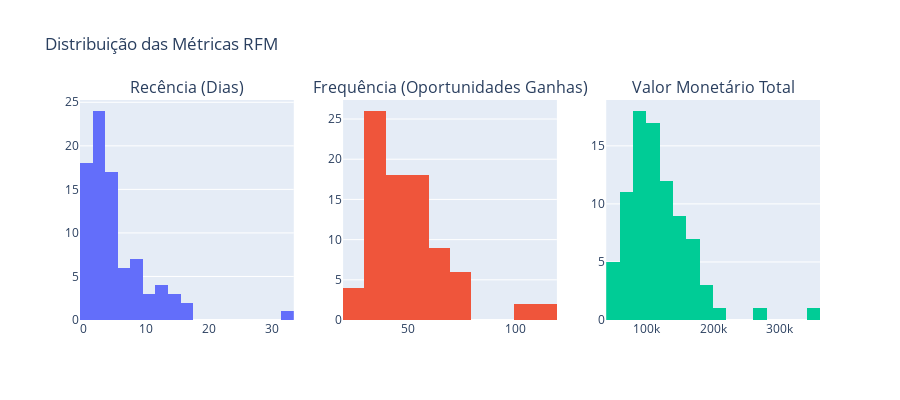

The code cell stored with this chart in its notebook:
### Code cell
# --- 4. Análise RFM (Recência, Frequência, Valor Monetário) ---
print("\n--- Iniciando Análise RFM ---")

# 4.1. Filtrar apenas oportunidades GANHAS ('Won')
# A análise RFM foca em clientes que já realizaram transações
df_won_opportunities = df_sales_pipeline_eda[df_sales_pipeline_eda['deal_stage'] == 'Won'].copy()

# Remover linhas onde close_date ou close_value são nulos para RFM, pois não são transações completas
df_won_opportunities.dropna(subset=['close_date', 'close_value', 'account'], inplace=True)

# Garantir que close_value é numérico e > 0 para RFM
df_won_opportunities['close_value'] = pd.to_numeric(df_won_opportunities['close_value'], errors='coerce')
df_won_opportunities = df_won_opportunities[df_won_opportunities['close_value'] > 0]


if not df_won_opportunities.empty:
    # 4.2. Calcular Recência, Frequência, Valor Monetário
    # A data de referência é a data mais recente de fechamento no dataset
    # (ou a data atual se estivéssemos em produção e a data atual fosse mais recente que o dataset)
    snapshot_date = df_won_opportunities['close_date'].max() + pd.Timedelta(days=1) # Um dia após a última venda

    rfm_df = df_won_opportunities.groupby('account').agg(
        Recency=('close_date', lambda date: (snapshot_date - date.max()).days),
        Frequency=('opportunity_id', 'count'),
        Monetary=('close_value', 'sum')
    ).reset_index()

    print("\n--- DataFrame RFM (primeiras 5 linhas) ---")
    print(rfm_df.head())

    print("\n--- Estatísticas descritivas do DataFrame RFM ---")
    print(rfm_df.describe())

    # 4.3. Visualização RFM (Exemplo: Histogramas das distribuições)
    fig = make_subplots(rows=1, cols=3, subplot_titles=("Recência (Dias)", "Frequência (Oportunidades Ganhas)", "Valor Monetário Total"))

    fig.add_trace(go.Histogram(x=rfm_df['Recency'], name='Recência'), row=1, col=1)
    fig.add_trace(go.Histogram(x=rfm_df['Frequency'], name='Frequência'), row=1, col=2)
    fig.add_trace(go.Histogram(x=rfm_df['Monetary'], name='Monetário'), row=1, col=3)

    fig.update_layout(title_text='Distribuição das Métricas RFM', height=400, showlegend=False)
    fig.show()

    # Segmentação RFM básica (ex: quintis)
    rfm_df['R_score'] = pd.qcut(rfm_df['Recency'], 5, labels=False, duplicates='drop')
    rfm_df['F_score'] = pd.qcut(rfm_df['Frequency'], 5, labels=False, duplicates='drop')
    rfm_df['M_score'] = pd.qcut(rfm_df['Monetary'], 5, labels=False, duplicates='drop')
    print("\n--- RFM Scores (primeiras 5 linhas) ---")
    print(rfm_df.head())

else:
    print("Não há oportunidades 'Won' suficientes para realizar a análise RFM após filtragem.")

### Figure 1 — Plotly figure (JSON) as saved in the notebook; plotly's stock layout.template omitted (floating-point values rounded to 4 significant figures)
{"data": [{"name": "Recência", "type": "histogram", "x": [5, 4, 3, 4, 16, 2, 2, 5, 2, 1, 1, 4, 4, 11, 1, 1, 2, 1, 9, 13, 5, 3, 1, 12, 1, 1, 2, 11, 1, 3, 16, 2, 1, 2, 1, 8, 2, 1, 4, 4, 1, 33, 1, 12, 5, 3, 1, 14, 9, 7, 13, 5, 8, 1, 2, 2, 10, 2, 1, 9, 7, 8, 2, 5, 4, 1, 2, 7, 2, 9, 4, 2, 4, 3, 6, 14, 6, 7, 2, 2, 14, 4, 2, 5, 3], "xaxis": "x", "yaxis": "y"}, {"name": "Frequência", "type": "histogram", "x": [34, 34, 53, 50, 31, 41, 28, 36, 55, 57, 72, 105, 54, 43, 53, 33, 55, 70, 30, 49, 48, 54, 57, 59, 46, 60, 54, 50, 51, 33, 65, 41, 35, 43, 111, 37, 68, 65, 25, 50, 115, 40, 108, 42, 46, 39, 38, 52, 32, 37, 34, 30, 47, 33, 55, 75, 38, 70, 65, 67, 48, 35, 72, 46, 69, 34, 63, 23, 45, 28, 39, 65, 48, 34, 70, 48, 46, 54, 36, 34, 33, 33, 47, 36, 54], "xaxis": "x2", "yaxis": "y2"}, {"name": "Monetário", "type": "histogram", "x": [101700.0, 97040.0, 107400.0, 90990.0, 67390.0, 87720.0, 56900.0, 89250.0, 118600.0, 198000.0, 140200.0, 206400.0, 125300.0, 77940.0, 99640.0, 82120.0, 148000.0, 128000.0, 56640.0, 127000.0, 113600.0, 117300.0, 127600.0, 127000.0, 123500.0, 134700.0, 114400.0, 115700.0, 85050.0, 51630.0, 182500.0, 99290.0, 106100.0, 117900.0, 195000.0, 89790.0, 141900.0, 164700.0, 72540.0, 102600.0, 341500.0, 95060.0, 269200.0, 72460.0, 140100.0, 121400.0, 90110.0, 163300.0, 63100.0, 82620.0, 110100.0, 78670.0, 145000.0, 89210.0, 155200.0, 151800.0, 84750.0, 125500.0, 110500.0, 162700.0, 82360.0, 83820.0, 163300.0, 103700.0, 142700.0, 67080.0, 117500.0, 59900.0, 106800.0, 76640.0, 85900.0, 176800.0, 152700.0, 111500.0, 170000.0, 169400.0, 135300.0, 131400.0, 75420.0, 55620.0, 86690.0, 76680.0, 138300.0, 78240.0, 116400.0], "xaxis": "x3", "yaxis": "y3"}], "layout": {"annotations": [{"font": {"size": 16}, "showarrow": false, "text": "Recência (Dias)", "x": 0.1444, "xanchor": "center", "xref": "paper", "y": 1, "yanchor": "bottom", "yref": "paper"}, {"font": {"size": 16}, "showarrow": false, "text": "Frequência (Oportunidades Ganhas)", "x": 0.5, "xanchor": "center", "xref": "paper", "y": 1, "yanchor": "bottom", "yref": "paper"}, {"font": {"size": 16}, "showarrow": false, "text": "Valor Monetário Total", "x": 0.8556, "xanchor": "center", "xref": "paper", "y": 1, "yanchor": "bottom", "yref": "paper"}], "height": 400, "showlegend": false, "title": {"text": "Distribuição das Métricas RFM"}, "xaxis": {"anchor": "y", "domain": [0, 0.2889]}, "xaxis2": {"anchor": "y2", "domain": [0.3556, 0.6444]}, "xaxis3": {"anchor": "y3", "domain": [0.7111, 1]}, "yaxis": {"anchor": "x", "domain": [0, 1]}, "yaxis2": {"anchor": "x2", "domain": [0, 1]}, "yaxis3": {"anchor": "x3", "domain": [0, 1]}}}
